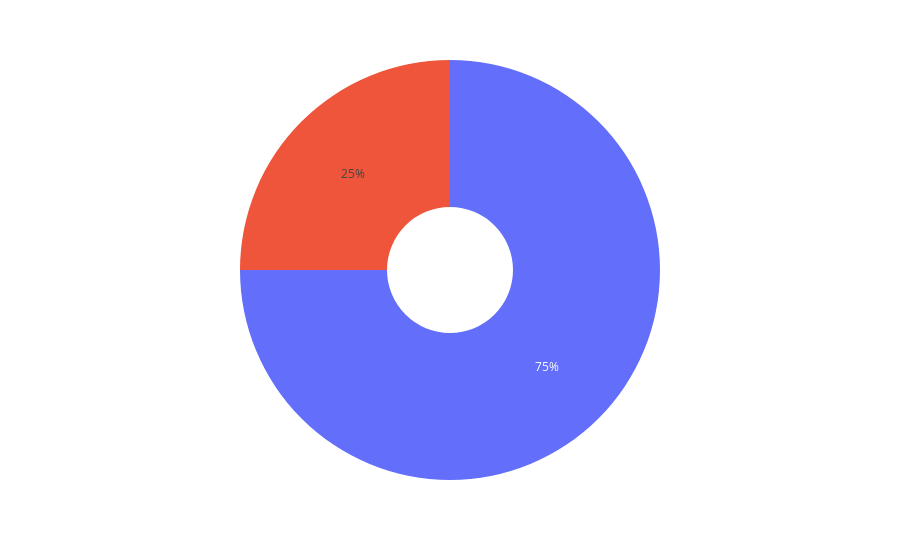

This figure's notebook cell:
### Code cell
app_Names = df.app_name
app_lang = df.language
lang_count = df.language.value_counts()

fig = px.pie(labels=app_lang,values=lang_count,hole=0.3)
fig.show()

### Figure 1 — Plotly figure (JSON) as saved in the notebook; plotly's stock layout.template omitted (floating-point values rounded to 4 significant figures)
{"data": [{"domain": {"x": [0, 1], "y": [0, 1]}, "hole": 0.3, "hovertemplate": "value=%{value}<extra></extra>", "legendgroup": "", "name": "", "showlegend": false, "type": "pie", "values": [3, 1]}], "layout": {"legend": {"tracegroupgap": 0}, "margin": {"t": 60}}}
